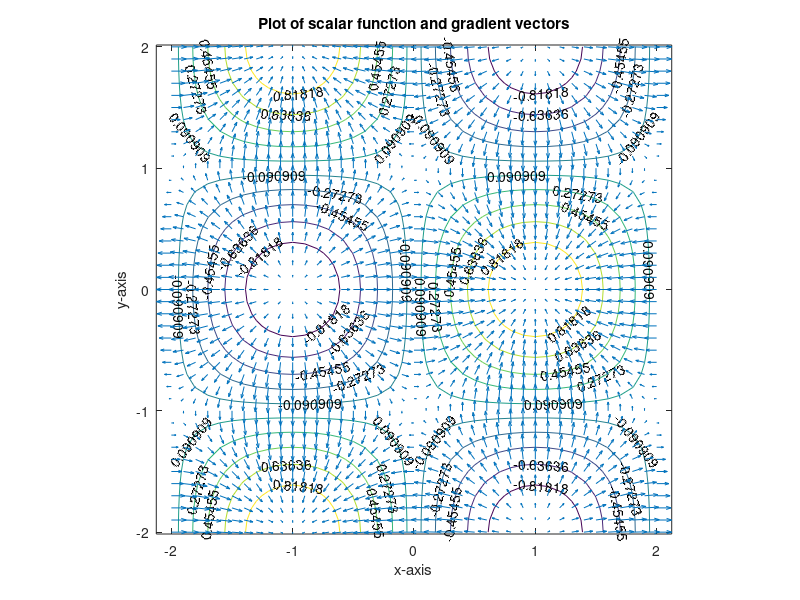

The MATLAB source for this figure:
clc
clear 
close all

%mesh
m = -2:0.1:2;
[x,y] = meshgrid(m);

%function
z = (sin((pi/2).*x)).*(cos((pi/2).*y));

%gradient function
[gx,gy] = gradient(z,0.2,0.2);
contour(m,m,z,'showtext','on')
hold on 
quiver(m,m,gx,gy)
hold off

%formatting
axis('image');
xlabel('x-axis')
ylabel('y-axis')
title('Plot of scalar function and gradient vectors')
